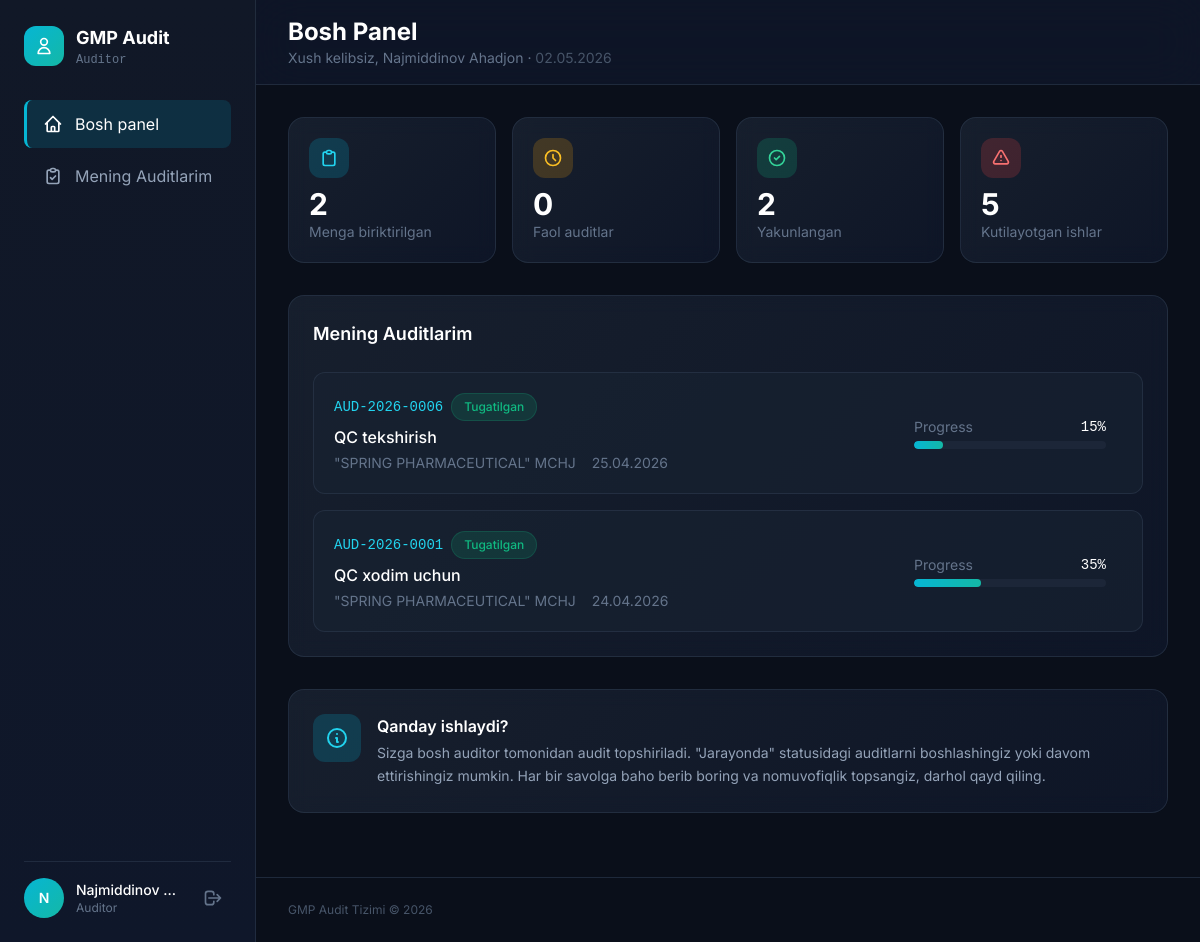
Screenshot of /auditor/ (signed in) with the database file from the repository.
### tables this page shows
CREATE TABLE `users` (
  `id` int NOT NULL AUTO_INCREMENT,
  `username` varchar(100) NOT NULL,
  `email` varchar(150) NOT NULL,
  `password` varchar(255) NOT NULL,
  `full_name` varchar(150) NOT NULL,
  `phone` varchar(30) DEFAULT NULL,
  `position` varchar(100) DEFAULT NULL,
  `role` enum('super_admin','bosh_auditor','auditor','viewer','reader') DEFAULT NULL,
  `is_active` tinyint(1) DEFAULT '1',
  `created_at` timestamp NULL DEFAULT CURRENT_TIMESTAMP,
  `updated_at` timestamp NULL DEFAULT CURRENT_TIMESTAMP ON UPDATE CURRENT_TIMESTAMP,
  `department_id` int DEFAULT NULL,
  `position_id` int DEFAULT NULL,
  `hire_date` date DEFAULT NULL,
  PRIMARY KEY (`id`),
  UNIQUE KEY `username` (`username`),
  UNIQUE KEY `email` (`email`)
);

CREATE TABLE `audits` (
  `id` int NOT NULL AUTO_INCREMENT,
  `audit_code` varchar(50) NOT NULL,
  `site_id` int NOT NULL,
  `title` varchar(200) NOT NULL,
  `start_date` date NOT NULL,
  `end_date` date DEFAULT NULL,
  `completed_at` timestamp NULL DEFAULT NULL,
  `status` enum('draft','in_progress','completed','cancelled') DEFAULT 'draft',
  `total_score` decimal(10,2) DEFAULT '0.00',
  `max_score` decimal(10,2) DEFAULT '0.00',
  `progress_percent` decimal(5,2) DEFAULT '0.00',
  `percentage_score` decimal(5,2) DEFAULT '0.00',
  `created_by` int NOT NULL,
  `created_at` timestamp NULL DEFAULT CURRENT_TIMESTAMP,
  `updated_at` timestamp NULL DEFAULT CURRENT_TIMESTAMP ON UPDATE CURRENT_TIMESTAMP,
  PRIMARY KEY (`id`),
  UNIQUE KEY `audit_code` (`audit_code`),
  KEY `site_id` (`site_id`),
  KEY `created_by` (`created_by`),
  CONSTRAINT `audits_ibfk_1` FOREIGN KEY (`site_id`) REFERENCES `sites` (`id`) ON DELETE CASCADE,
  CONSTRAINT `audits_ibfk_2` FOREIGN KEY (`created_by`) REFERENCES `users` (`id`)
);

CREATE TABLE `sites` (
  `id` int NOT NULL AUTO_INCREMENT,
  `name` varchar(200) NOT NULL,
  `address` text,
  `country` varchar(100) DEFAULT NULL,
  `phone` varchar(30) DEFAULT NULL,
  `director_name` varchar(150) DEFAULT NULL,
  `is_active` tinyint(1) DEFAULT '1',
  `created_at` timestamp NULL DEFAULT CURRENT_TIMESTAMP,
  PRIMARY KEY (`id`)
);

### auditor/index.php (the view, shortened to what the rows shown need)
<?php
require_once '../db.php';
 $user = getCurrentUser();
 $myAudits = $pdo->prepare("
    SELECT a.*, s.name as site_name,
           (SELECT COUNT(*) FROM audit_answers ans WHERE ans.audit_id = a.id AND ans.answer != 'na') as answered,
           (SELECT COUNT(*) FROM checklist_questions WHERE is_active = 1) as total_q
    FROM audits a
    JOIN sites s ON a.site_id = s.id
    JOIN audit_assignments aa ON a.id = aa.audit_id
    WHERE aa.auditor_id = ?
    ORDER BY
        CASE a.status
            WHEN 'in_progress' THEN 1
            WHEN 'draft' THEN 2
            ELSE 3
        END,
        a.created_at DESC
");
 $myAudits->execute([$user['id']]);
 $audits = $myAudits->fetchAll(PDO::FETCH_ASSOC);
 $statusClasses = [
    'draft' => 'badge-info',
    'in_progress' => 'badge-warning',
    'completed' => 'badge-success',
    'cancelled' => 'badge-danger'
];
 $statusLabels = [
    'draft' => 'Draft',
    'in_progress' => 'Jarayonda',
    'completed' => 'Tugatilgan',
    'cancelled' => 'Bekor qilingan'
];
?>
<!DOCTYPE html>
<html lang="uz">
<head>
    <script src="https://cdn.tailwindcss.com"></script>
</head>
<body class="min-h-screen text-slate-100">
    <div class="flex min-h-screen pt-14 lg:pt-0">
        <aside id="sidebar" class="sidebar w-64 fixed h-full z-50" role="navigation">
            <div class="p-6 h-full flex flex-col">
                <div class="flex items-center gap-3 mb-8">
                    <div>
                        <h1 class="text-lg font-bold text-white">GMP Audit</h1>
                    </div>
                </div>
                <div class="border-t border-slate-700/50 pt-4 mt-4">
                    <div class="flex items-center gap-3">
                        <div class="w-10 h-10 rounded-full bg-gradient-to-br from-cyan-500 to-teal-500 flex items-center justify-center text-white font-semibold text-sm">
                            <?php echo strtoupper(mb_substr($user['full_name'], 0, 1)); ?>
                        </div>
                        <div class="flex-1 min-w-0">
                            <p class="text-sm font-medium text-white truncate"><?php echo htmlspecialchars($user['full_name']); ?></p>
                            <p class="text-xs text-slate-500">Auditor</p>
                        </div>
                        <a href="../logout.php" class="text-slate-500 hover:text-red-400 transition-colors p-2" aria-label="Chiqish">
                            <svg class="w-5 h-5" fill="none" stroke="currentColor" viewBox="0 0 24 24">
                                <path stroke-linecap="round" stroke-linejoin="round" stroke-width="2" d="M17 16l4-4m0 0l-4-4m4 4H7m6 4v1a3 3 0 01-3 3H6a3 3 0 01-3-3V7a3 3 0 013-3h4a3 3 0 013 3v1"/>
                            </svg>
                        </a>
                    </div>
                </div>
            </div>
        </aside>
        <main class="flex-1 lg:ml-64 w-full">
            <header class="hidden lg:flex sticky top-0 z-20 bg-slate-900/80 backdrop-blur-xl border-b border-slate-700/50 px-8 py-4 items-center justify-between">
                <div>
                    <h1 class="text-2xl font-bold text-white">Bosh Panel</h1>
                    <p class="text-slate-500 text-sm">
                        Xush kelibsiz, <?php echo htmlspecialchars($user['full_name']); ?> ·
                        <span class="text-slate-600"><?php echo date('d.m.Y'); ?></span>
                    </p>
                </div>
            </header>
            <div class="p-4 lg:p-8">
                <div class="stat-card rounded-2xl p-6 mb-8 animate-in delay-3">
                    <?php if (empty($audits)): ?>
                    <div class="text-center py-12">
                        <div class="w-20 h-20 rounded-full bg-slate-800/80 flex items-center justify-center mx-auto mb-6">
                            <svg class="w-10 h-10 text-slate-600" fill="none" stroke="currentColor" viewBox="0 0 24 24"><path stroke-linecap="round" stroke-linejoin="round" stroke-width="1.5" d="M9 5H7a2 2 0 00-2 2v12a2 2 0 002 2h10a2 2 0 002-2V7a2 2 0 00-2-2h-2M9 5a2 2 0 002 2h2a2 2 0 002-2M9 5a2 2 0 012-2h2a2 2 0 012 2"/></svg>
                        </div>
                        <h3 class="text-xl font-semibold text-white mb-2">Hali topshiriqlar yo'q</h3>
                        <p class="text-slate-500">Sizga hali hech qanday audit topshirilmagan.</p>
                    </div>
                    <?php else: ?>
                        <div class="space-y-4">
                            <?php foreach ($audits as $audit):
                                $progress = $audit['total_q'] > 0 ? round(($audit['answered'] / $audit['total_q']) * 100, 1) : 0;
                            ?>
                            <div class="audit-card rounded-xl p-4 lg:p-5 flex flex-col lg:flex-row lg:items-center gap-4">
                                <div class="flex-1">
                                    <div class="flex items-center gap-2 mb-1">
                                        <span class="font-mono text-cyan-400 text-sm"><?php echo $audit['audit_code']; ?></span>
                                        <span class="badge <?php echo $statusClasses[$audit['status']] ?? 'badge-info'; ?>">
                                            <?php echo $statusLabels[$audit['status']] ?? $audit['status']; ?>
                                        </span>
                                    </div>
                                    <h4 class="text-white font-medium mb-1"><?php echo htmlspecialchars($audit['title']); ?></h4>
                                    <div class="flex flex-wrap items-center gap-x-4 gap-y-1 text-sm text-slate-500">
                                        <span><?php echo htmlspecialchars($audit['site_name']); ?></span>
                                        <span><?php echo date('d.m.Y', strtotime($audit['start_date'])); ?></span>
                                    </div>
                                </div>
                                <div class="lg:w-48">
                                    <div class="flex items-center justify-between text-sm mb-1">
                                        <span class="text-slate-500">Progress</span>
                                        <span class="text-white font-mono"><?php echo $progress; ?>%</span>
                                    </div>
                                    <div class="progress-bar h-2 rounded-full">
                                        <div class="progress-fill h-full rounded-full" style="width: <?php echo $progress; ?>%"></div>
                                    </div>
                                </div>
                            </div>
                            <?php endforeach; ?>
                        </div>
                    <?php endif; ?>
                </div>
            </div>
        </main>
    </div>
</body>
</html>

### rows the page displays
users: full_name "N", full_name "Najmiddinov…", full_name "Najmiddinov Ahadjon"
audits: audit_code "AUD-2026-0006", status "Tugatilgan", title "QC tekshirish", site.name "\"SPRING PHARMACEUTICAL\" MCHJ", start_date "25.04.2026", progress "15"
audits: audit_code "AUD-2026-0001", status "Tugatilgan", title "QC xodim uchun", site.name "\"SPRING PHARMACEUTICAL\" MCHJ", start_date "24.04.2026", progress "35"

### other values shown
$stats['total'] "2"
$stats['active'] "0"
$stats['completed'] "2"
$stats['pending_nc'] "5"
